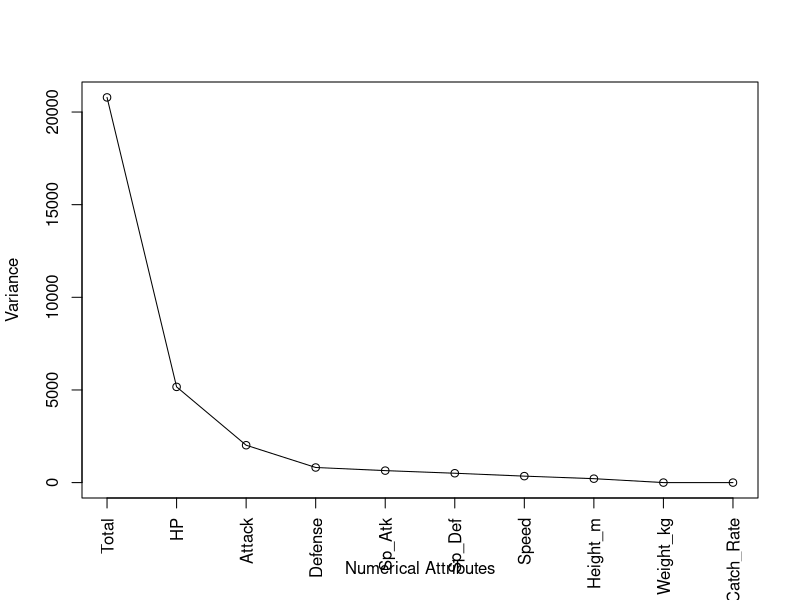
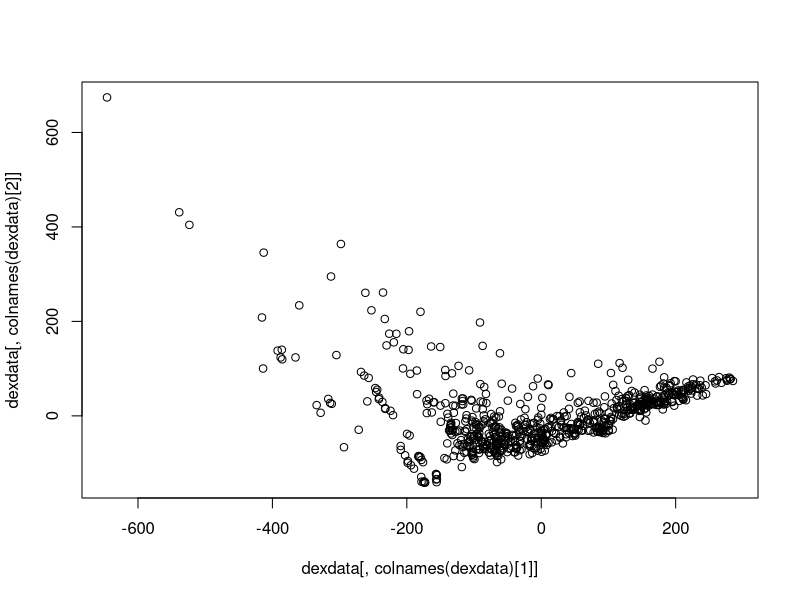

Reproduce these figures in R, in order.
data = read.csv("pokemon.csv")
att = c("Total", "HP", "Attack", "Defense", "Sp_Atk", "Sp_Def", "Speed", "Height_m", "Weight_kg", "Catch_Rate")
d = data[,att]

for(a in att) {
	d[a] = d[[a]] - mean(d[[a]])	# subtract mean
}

dmatrix = as.matrix(sapply(d, as.numeric))	# convert data to matrix form
cov = (nrow(dmatrix) - 1)^-1 * t(dmatrix) %*% (dmatrix)	# get the covariance matrix
e = eigen(cov)	# get the eigen vectors

evectors = data.frame(e$vectors)	# data frame of all eigen vectors
evals = data.frame(e$values)		# data frame of all eigen values

dataperc = ((evals$e.values[1] + evals$e.values[2])/sum(evals$e.values))*100
cat("Extent of information in percentage : ",dataperc, "%\n") 

totdata = dmatrix  %*% (as.matrix(sapply(evectors, as.numeric))) # data after applying PCA (considering all 10 eigen vectors)

variances = c()
for(a in colnames(totdata)){
	vals = totdata[, a]
	variances = c(variances, (sd(vals)^2))
}	
png(file = "variances.png")		#plot variance after applying PCA
plot(variances, type = "o", xlab = "Numerical Attributes", ylab = "Variance", xaxt = "n")
axis(1, at=c(1:length(variances)), labels = colnames(d), las=2)

m1evals = e$vectors[,1]	# eigen vector with largest eigen value
m2evals = e$vectors[,2]	# eigen vector with second largest eigen value

pc = data.frame(f1 = c(m1evals), f2 = c(m2evals))	#principal components

dexdata = dmatrix  %*% (as.matrix(sapply(pc, as.numeric))) #transform data
#print(dexdata)

png(file = 'pca.png')	
plot(dexdata[,colnames(dexdata)[1]], dexdata[,colnames(dexdata)[2]])	#Plot graph of two components